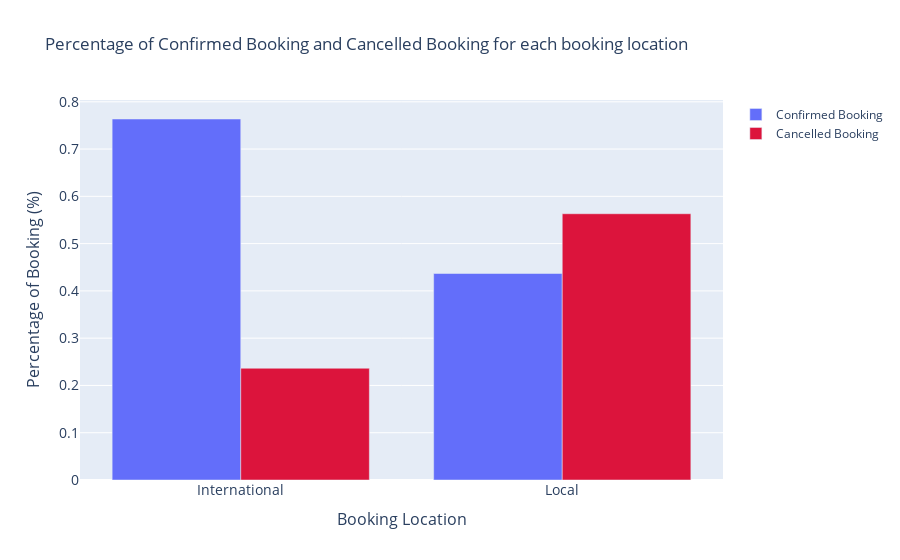

Notebook code cell kept with this figure:
### Markdown cell above
#### Booking Location & Cancellation 

we have separated the booking location into domestic booking (local) and international booking, how does each different booking location affecting cancellation

### Code cell
booking_location =  pd.crosstab(df['booking_location'], df['is_canceled'], normalize = 'index')

fig = go.Figure(data=[
    go.Bar(name='Confirmed Booking', x=booking_location.index, y=booking_location[0]),
    go.Bar(name='Cancelled Booking', x=booking_location.index, y=booking_location[1],marker_color = 'crimson')])

fig.update_layout(barmode='group', title = 'Percentage of Confirmed Booking and Cancelled Booking for each booking location',
                 yaxis=dict(
                 title='Percentage of Booking (%)',
                 titlefont_size=16,
                 tickfont_size=14,)
                ,xaxis=dict(
                 title='Booking Location',
                 titlefont_size=16,
                 tickfont_size=14,))

fig.show()


# more than half of the booking that's made within portugal are cancelled
# booking that's made within portugal are almost 2.5 X more likely to be cancelled compared to booking that's made outside portugal

# local booking are more likely to be cancelled

### Figure 1 — Plotly figure (JSON) as saved in the notebook; plotly's stock layout.template omitted (floating-point values rounded to 4 significant figures)
{"data": [{"name": "Confirmed Booking", "type": "bar", "x": ["International", "Local"], "y": [0.7636, 0.4368]}, {"marker": {"color": "crimson"}, "name": "Cancelled Booking", "type": "bar", "x": ["International", "Local"], "y": [0.2364, 0.5632]}], "layout": {"barmode": "group", "title": {"text": "Percentage of Confirmed Booking and Cancelled Booking for each booking location"}, "xaxis": {"tickfont": {"size": 14}, "title": {"font": {"size": 16}, "text": "Booking Location"}}, "yaxis": {"tickfont": {"size": 14}, "title": {"font": {"size": 16}, "text": "Percentage of Booking (%)"}}}}
